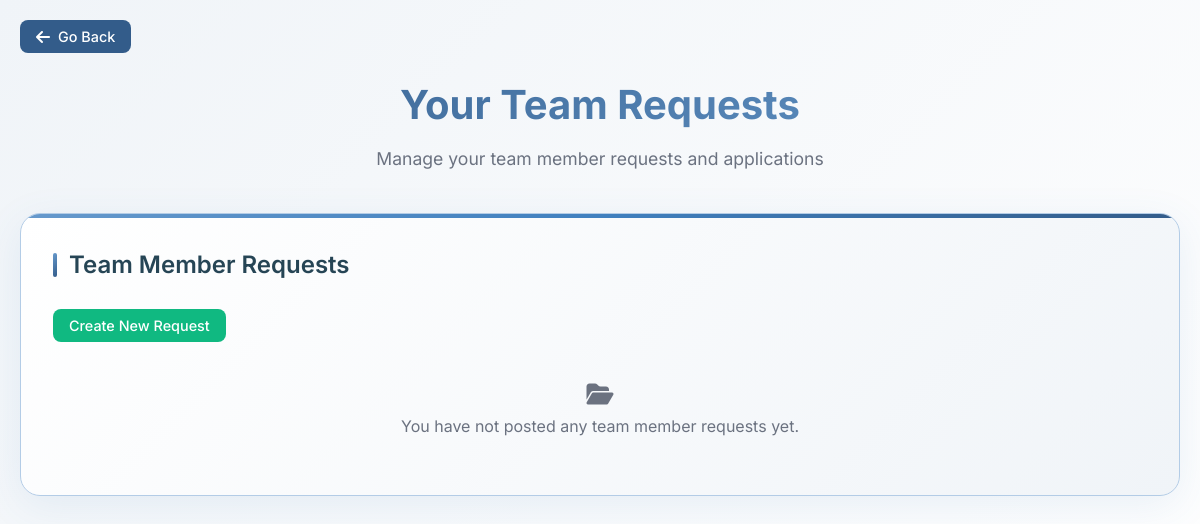
Before: /team-requests/ (signed in) with the older database file.
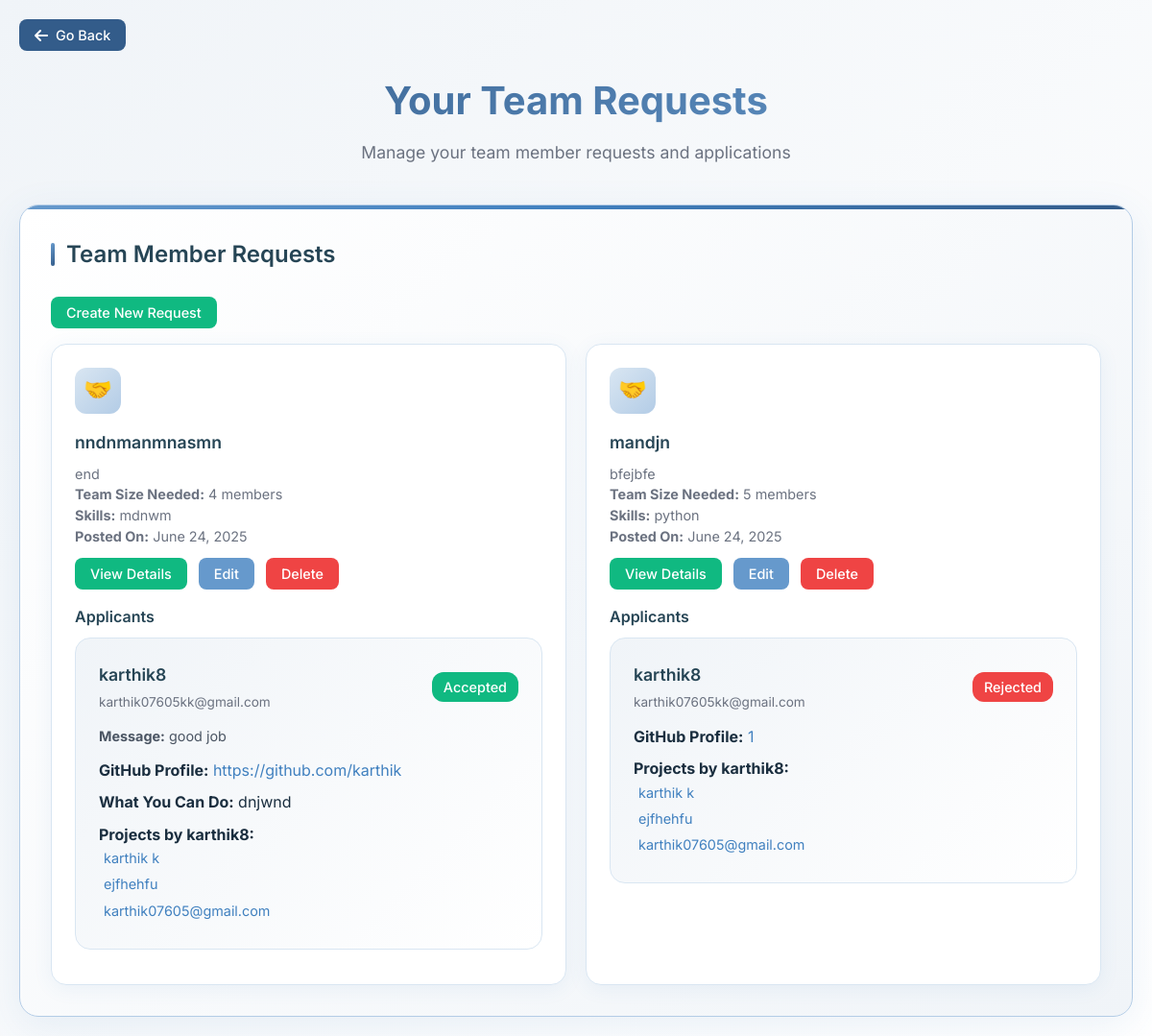
After: the same page with the newer database file.
### second/models.py (models this page shows, shortened)
class TeamMemberRequest(models.Model):
    user = models.ForeignKey(User, on_delete=models.CASCADE)
    project_name = models.CharField(max_length=255)
    description = models.TextField()
    team_size = models.PositiveIntegerField()
    required_skills = models.TextField()
    created_at = models.DateTimeField(auto_now_add=True)
    updated_at = models.DateTimeField(auto_now=True)

class TeamMemberApplication(models.Model):
    STATUS_CHOICES = (
        ('Pending', 'Pending'),
        ('Accepted', 'Accepted'),
        ('Rejected', 'Rejected'),
    )
    user = models.ForeignKey(User, on_delete=models.CASCADE)
    team_request = models.ForeignKey(TeamMemberRequest, on_delete=models.CASCADE, related_name='applications')
    message = models.TextField(blank=True, null=True)
    what_you_can_do = models.TextField(blank=True, null=True)
    github_url = models.URLField(max_length=200, blank=False)
    applied_at = models.DateTimeField(auto_now_add=True)
    status = models.CharField(max_length=20, choices=STATUS_CHOICES, default='Pending')
    class Meta:
        unique_together = ('user', 'team_request')

class Profile(models.Model):
    user = models.OneToOneField(User, on_delete=models.CASCADE)
    name = models.CharField(max_length=100)
    mobile = models.CharField(max_length=15)

class Project(models.Model):
    user = models.ForeignKey(User, on_delete=models.CASCADE)
    name = models.CharField(max_length=255)
    type = models.CharField(max_length=100)
    description = models.TextField(blank=True, null=True)
    image_urls = models.TextField()  # Mandatory, removed blank=True, null=True
    video_urls = models.TextField(blank=True, null=True)
    github_link = models.URLField(blank=True, null=True)
    hosted_link = models.URLField(blank=True, null=True)  # New optional field
    created_at = models.DateTimeField(auto_now_add=True)

### second/views.py (the view)
# urls.py: path('team-requests/', team_requests, name='team_requests'),
@login_required
def team_requests(request):
    team_requests = TeamMemberRequest.objects.filter(
        user=request.user
    ).select_related('user__profile').prefetch_related('applications__user__profile', 'applications__user__project_set').order_by('-created_at')
    return render(request, 'team_requests.html', {'team_requests': team_requests})

### second/templates/team_requests.html (shortened to what the changed rows need)
<!DOCTYPE html>
<html lang="en">
<head>
    <link href="https://cdnjs.cloudflare.com/ajax/libs/font-awesome/6.4.0/css/all.min.css" rel="stylesheet">
</head>
<body>
    <div class="container">
        <div class="header">
            <h1>Your Team Requests</h1>
        </div>
        <div class="main-content">
            <div class="account-options">
                <div class="options-title">Team Member Requests</div>
                <div style="margin-bottom: 16px;">
                    <button class="application-btn accept" onclick="navigateTo('/request-team-members/')" aria-label="Create new team member request" style="width: auto;">Create New Request</button>
                </div>
                {% if team_requests %}
                    <div class="options-grid">
                        {% for team_request in team_requests %}
                            <div class="option-card">
                                <div class="option-icon">🤝</div>
                                <h3>{{ team_request.project_name }}</h3>
                                <p>{{ team_request.description|truncatewords:20 }}</p>
                                <p><strong>Team Size Needed:</strong> {{ team_request.team_size }} member{{ team_request.team_size|pluralize }}</p>
                                <p><strong>Skills:</strong> {{ team_request.required_skills }}</p>
                                <p><strong>Posted On:</strong> {{ team_request.created_at|date:"F d, Y" }}</p>
                                <div class="application-actions" style="margin-top: 12px;">
                                    <button class="application-btn accept" onclick="navigateTo('/team-request/{{ team_request.id }}/')" aria-label="View details of {{ team_request.project_name }}">View Details</button>
                                    <button class="application-btn edit" onclick="navigateTo('/edit-team-request/{{ team_request.id }}/')" aria-label="Edit {{ team_request.project_name }}">Edit</button>
                                    <button class="application-btn reject" onclick="if(confirm('Are you sure you want to delete this request?')) deleteRequest({{ team_request.id }})" aria-label="Delete {{ team_request.project_name }}">Delete</button>
                                </div>
                                <div style="margin-top: 16px;">
                                    <h4 style="font-size: 1rem; font-weight: 600; color: var(--bark-blue-700); margin-bottom: 8px;">Applicants</h4>
                                    {% if team_request.applications.exists %}
                                        {% for application in team_request.applications.all %}
                                            <div class="application-card" style="margin-bottom: 12px;">
                                                <div class="application-header">
                                                    <div class="applicant-info">
                                                        <h4>{{ application.user.profile.name }}</h4>
                                                        <span class="applicant-email">{{ application.user.email }}</span>
                                                    </div>
                                                    <span class="application-status {{ application.status|lower }}">{{ application.status }}</span>
                                                </div>
                                                {% if application.message %}
                                                    <div class="application-message">
                                                        <strong>Message:</strong> {{ application.message|truncatewords:15 }}
                                                    </div>
                                                {% endif %}
                                                {% if application.github_url %}
                                                    <div style="margin-top: 8px;">
                                                        <strong>GitHub Profile:</strong> <a href="{{ application.github_url }}" target="_blank" style="color: var(--bark-blue-500); text-decoration: none;">{{ application.github_url }}</a>
                                                    </div>
                                                {% endif %}
                                                {% if application.what_you_can_do %}
                                                    <div style="margin-top: 8px;">
                                                        <strong>What You Can Do:</strong> {{ application.what_you_can_do|truncatewords:15 }}
                                                    </div>
                                                {% endif %}
                                                <div style="margin-top: 8px;">
                                                    <strong>Projects by {{ application.user.profile.name }}:</strong>
                                                    {% with projects=application.user.project_set.all %}
                                                        {% if projects %}
                                                            <ul style="list-style-type: none; padding-left: 5px; font-size: 0.9rem; color: var(--gray-600);">
                                                                {% for project in projects %}
                                                                    <li style="margin-bottom: 4px;">
                                                                        <a href="/project/{{ project.id }}/" style="color: var(--bark-blue-500); text-decoration: none;">{{ project.name }}</a>
                                                                    </li>
                                                                {% endfor %}
                                                            </ul>
                                                        {% else %}
                                                            <p style="font-size: 0.9rem; color: var(--gray-500);">No projects uploaded.</p>
                                                        {% endif %}
                                                    {% endwith %}
                                                </div>
                                            </div>
                                        {% endfor %}
                                    {% else %}
                                        <div class="no-applications">
                                            <i class="fas fa-folder-open"></i>
                                            No applications received yet.
                                        </div>
                                    {% endif %}
                                </div>
                            </div>
                        {% endfor %}
                    </div>
                {% else %}
                    <div class="no-applications">
                        <i class="fas fa-folder-open"></i>
                        You have not posted any team member requests yet.
                    </div>
                {% endif %}
            </div>
        </div>
    </div>
</body>
</html>

Changed rows visible on the page:
added TeamMemberRequest: project_name "nndnmanmnasmn", description "end", team_size "4", required_skills "mdnwm", created_at "June 24, 2025"
added TeamMemberApplication: user.profile.name "karthik8", user.email "karthik07605kk@gmail.com", status "Accepted", message "good job", github_url "https://github.com/karthik", what_you_can_do "dnjwnd", shown under "nndnmanmnasmn"
now on this page (row unchanged): Project: name "karthik k"
added Project: name "ejfhehfu"
added Project: name "karthik07605@gmail.com"
added TeamMemberRequest: project_name "mandjn", description "bfejbfe", team_size "5", required_skills "python", created_at "June 24, 2025"
added TeamMemberApplication: user.profile.name "karthik8", user.email "karthik07605kk@gmail.com", status "Rejected", github_url "1", shown under "mandjn"
Other visible differences:
text no longer shown: "You have not posted any team member requests yet."
